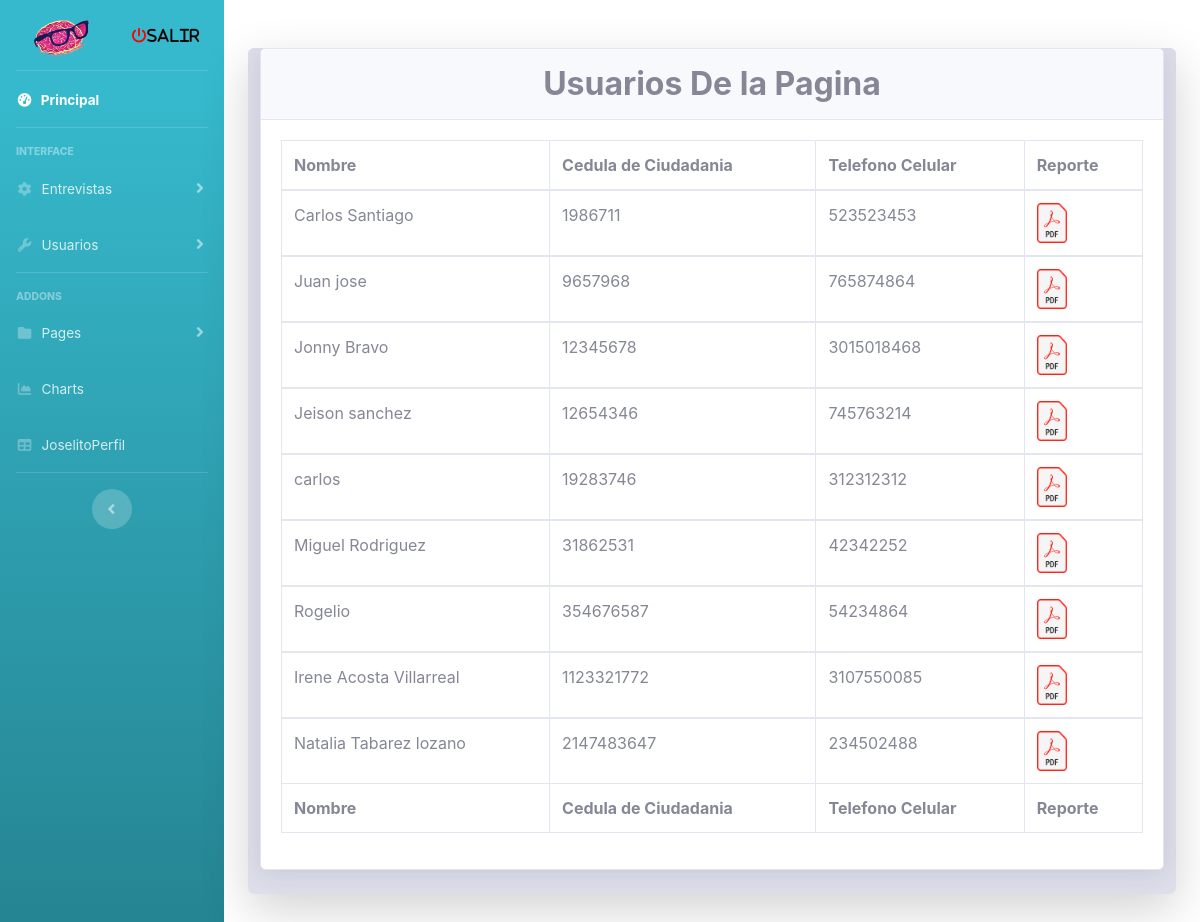
The page /View/consultarEntrevistaPsicologa.php (signed in) on the database its author committed.
### tables this page shows
CREATE TABLE `entrevistapsicologica` (
  `nombre` varchar(40) NOT NULL,
  `cc` int(12) NOT NULL,
  `dependencia` varchar(20) NOT NULL,
  `cargo` varchar(40) NOT NULL,
  `cargoAspira` varchar(40) NOT NULL,
  `telefono` varchar(30) NOT NULL,
  `aspiracionSal` varchar(10) DEFAULT NULL,
  `fechaEntrevista` date DEFAULT current_timestamp(),
  `psicologa` varchar(30) NOT NULL,
  `responsabilidad` tinyint(1) NOT NULL,
  `productividad` tinyint(1) NOT NULL,
  `gestionCambio` tinyint(1) NOT NULL,
  `innovacion` tinyint(1) NOT NULL,
  `resiliencia` tinyint(1) NOT NULL,
  `confianza` tinyint(1) NOT NULL,
  `dswm1` varchar(5) NOT NULL DEFAULT 'NO',
  `dswm2` varchar(5) NOT NULL DEFAULT 'NO',
  `dswo3` varchar(5) NOT NULL DEFAULT 'NO',
  `dswc4` varchar(5) NOT NULL DEFAULT 'NO',
  `dswp5` varchar(5) NOT NULL DEFAULT 'NO',
  `dswa6` varchar(5) NOT NULL DEFAULT 'NO',
  `dswd7` varchar(5) NOT NULL DEFAULT 'NO',
  `other1` text DEFAULT NULL,
  `dssk1` varchar(5) NOT NULL DEFAULT 'NO',
  `dssp2` varchar(5) NOT NULL DEFAULT 'NO',
  `dssv3` varchar(5) NOT NULL DEFAULT 'NO',
  `dssd4` varchar(5) NOT NULL DEFAULT 'NO',
  `dssd5` varchar(5) NOT NULL DEFAULT 'NO',
  `dssc6` varchar(5) NOT NULL DEFAULT 'NO',
  `other2` text DEFAULT NULL,
  `dsdp1` varchar(5) NOT NULL DEFAULT 'NO',
  `dsdc2` varchar(5) NOT NULL DEFAULT 'NO',
  `dsdi3` varchar(5) NOT NULL DEFAULT 'NO',
  `dsdc4` varchar(5) NOT NULL DEFAULT 'NO',
  `dsdu5` varchar(5) NOT NULL DEFAULT 'NO',
  `dsdm6` varchar(5) NOT NULL DEFAULT 'NO',
  `dsdd7` varchar(5) NOT NULL DEFAULT 'NO',
  `dsdi8` varchar(5) NOT NULL DEFAULT 'NO',
  `dsdi9` varchar(5) NOT NULL DEFAULT 'NO',
  `dsdr10` varchar(5) NOT NULL DEFAULT 'NO',
  `other3` text DEFAULT NULL,
  `comportamientoEtico` varchar(100) NOT NULL,
  `fuenteR` varchar(20) NOT NULL,
  `resultadoI` varchar(3) DEFAULT NULL,
  `inteligenciaE` varchar(30) NOT NULL,
  `candidatoU` varchar(2) NOT NULL,
  `explicacion` text DEFAULT NULL,
  `resolucionProblemas` varchar(30) NOT NULL,
  `observaciones` text DEFAULT NULL,
  `adecuado` varchar(5) NOT NULL DEFAULT 'NO',
  `adecuadoP` varchar(5) NOT NULL DEFAULT 'NO',
  `parcialmente` varchar(5) NOT NULL DEFAULT 'NO',
  `primera` varchar(5) NOT NULL DEFAULT 'NO',
  `segunda` varchar(5) NOT NULL DEFAULT 'NO',
  `noA` varchar(5) NOT NULL DEFAULT 'NO',
  `concepto` text DEFAULT NULL,
  `co` int(11) DEFAULT NULL,
  `terminado` varchar(5) NOT NULL DEFAULT 'False'
);

### View/consultarEntrevistaPsicologa.php (the view, shortened to what this page needs)
<!DOCTYPE html>
<html xmlns="http://www.w3.org/1999/xhtml">
<?php include FOLDER_TEMPLATE."head.php"; ?>
<?php include FOLDER_TEMPLATE."sidebar.php"; ?>
<body id="page-top">
<div class="container">
          <div class="card o-hidden border-0 shadow-lg my-5">
              <div class="card-body p-0 bg-gray-300">
                  <div class="row">
                      <div class="col-md-12">
                          <div class="col-md-12 mx-auto">
                              <div class="form-group">
        <div class="card shadow mb-4">
          <div class="card-header py-3">
           <center> <h2 class="m-0 font-weight-bold text">Usuarios De la Pagina</h2> </center>
          </div>
          <div class="card-body">
            <div class="table-responsive">
              <table class="table table-bordered" width="100%" cellspacing="10">
                <thead>
                  <tr>
                    <th>Nombre </th>
                    <th>Cedula de Ciudadania</th>
                    <th>Telefono Celular</th>
                    <th>Reporte</th>
                  </tr>
                </thead>
                <tfoot>
                  <tr>
                    <th>Nombre </th>
                    <th>Cedula de Ciudadania</th>
                    <th>Telefono Celular</th>
                    <th>Reporte</th>
                  </tr>
                </tfoot>
                <?php
                    require_once "../Model/conexioon.php";
                    $sql = "SELECT * FROM `entrevistapsicologica`";
                    $rta=$objCnx->query($sql);
                    while ($datos=$rta->fetch_array()){
                     ?>
                <tbody>
                  <tr>
                  <td><?php echo $datos['nombre']?></td>
                  <td><?php echo $datos['cc']?></td>
                  <td><?php echo $datos['telefono']?></td>
                  <td><a href="../Reportes/pdf-Entrevista_Psicologa.php?cc=<?php echo $datos['cc']?>" target="_blank"><img src="../img/pdf.png" alt="Sacar Reporte" width="30" height="40"></a></td>
                  </tr>
                  <?php
                    }
                   ?>
                </tbody>
              </table>
            </div>
          </div>
        </div>
      </div>
    </div>
  </div>
</div>
</body>
</html>

### rows shown on the page
entrevistapsicologica: nombre "Carlos Santiago", cc "1986711", telefono "523523453"
entrevistapsicologica: nombre "Juan jose", cc "9657968", telefono "765874864"
entrevistapsicologica: nombre "Jonny Bravo", cc "12345678", telefono "3015018468"
entrevistapsicologica: nombre "Jeison sanchez", cc "12654346", telefono "745763214"
entrevistapsicologica: nombre "carlos", cc "19283746", telefono "312312312"
entrevistapsicologica: nombre "Miguel Rodriguez", cc "31862531", telefono "42342252"
entrevistapsicologica: nombre "Rogelio", cc "354676587", telefono "54234864"
entrevistapsicologica: nombre "Irene Acosta Villarreal", cc "1123321772", telefono "3107550085"
entrevistapsicologica: nombre "Natalia Tabarez lozano", cc "2147483647", telefono "234502488"

### other values the page prints
$_SESSION['nombre'] "Joselito"
